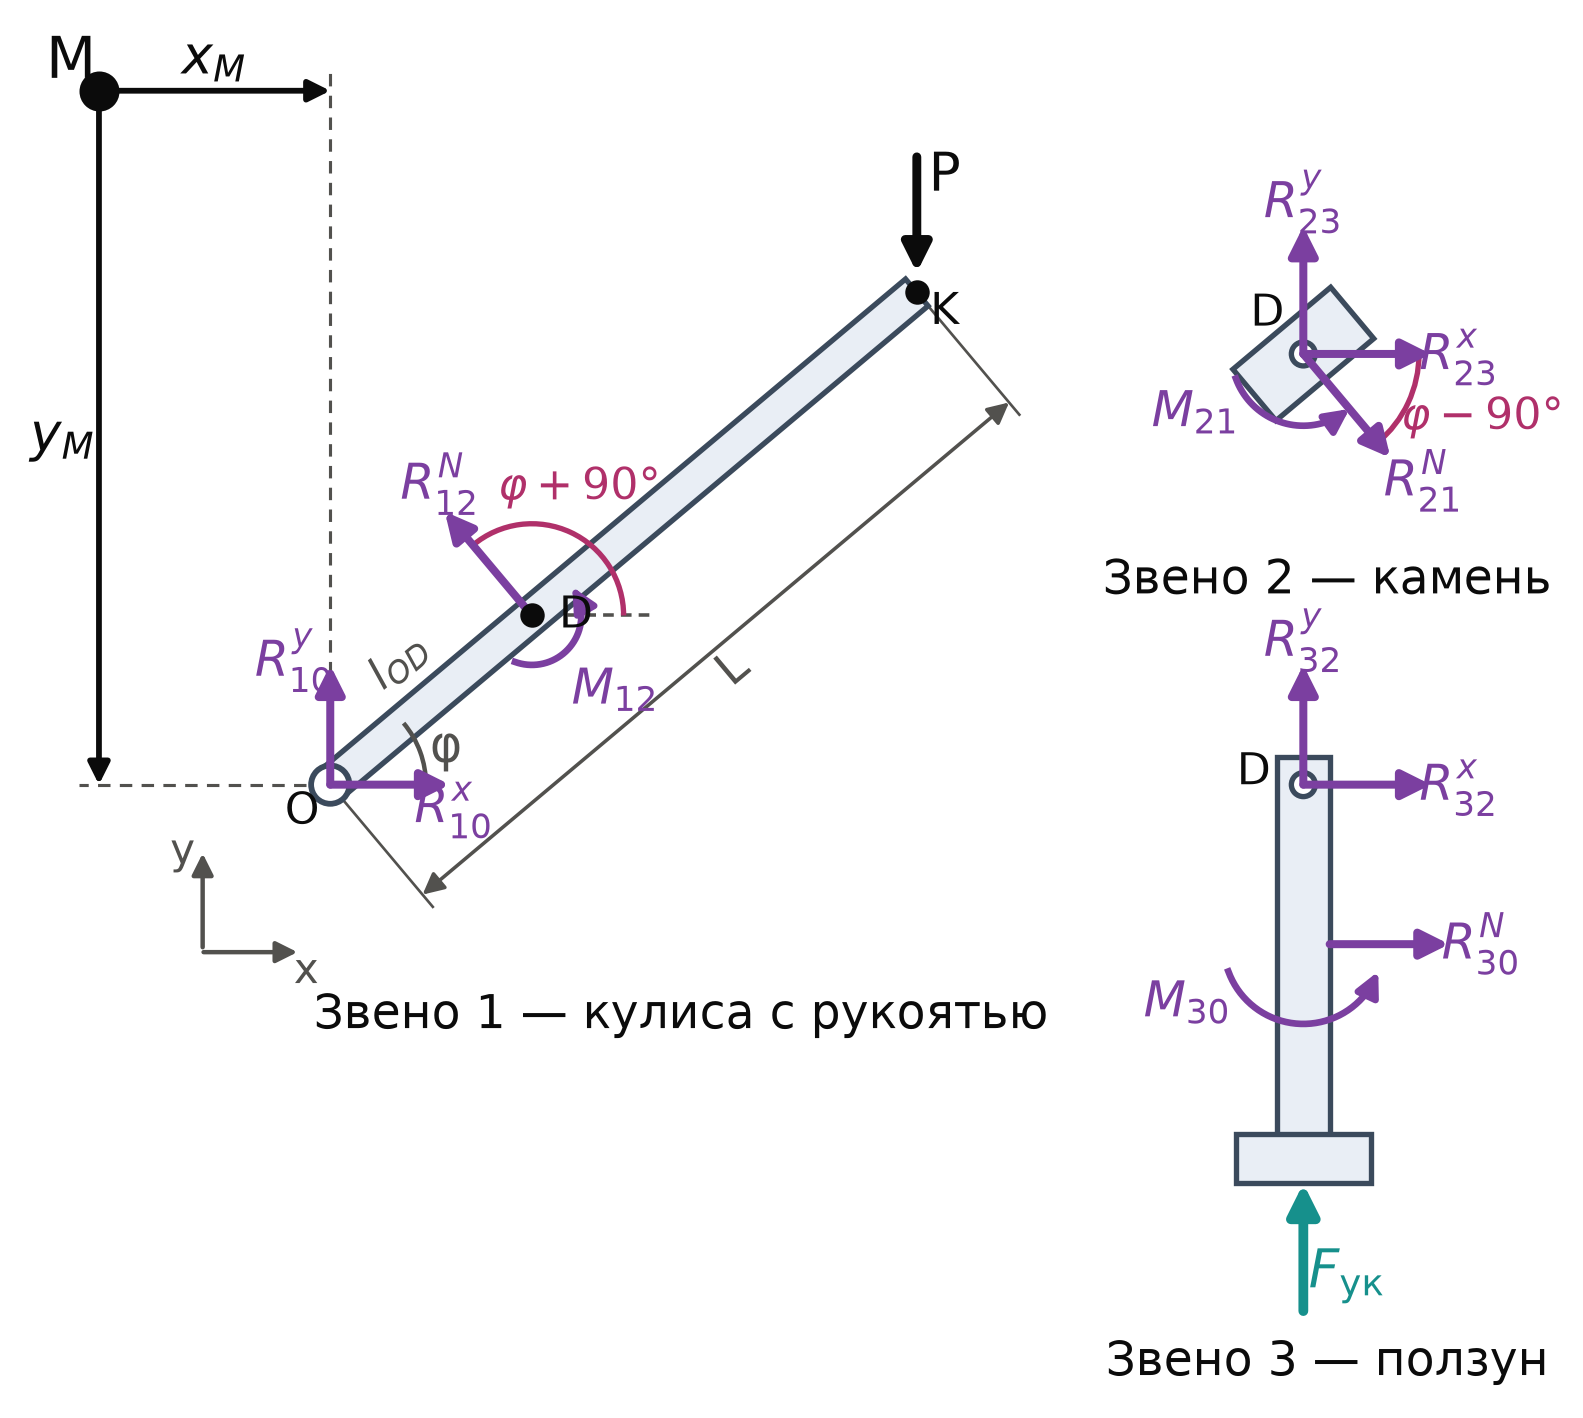

This figure's Python source:
# -*- coding: utf-8 -*-
"""Рис. 7 — расчётные схемы звеньев (силы и реакции), схема без масштаба; камень — обойма снаружи кулисы."""
import os
import numpy as np, matplotlib
matplotlib.use("Agg")
import matplotlib.pyplot as plt
from matplotlib.patches import FancyArrowPatch, Rectangle, Circle, Arc, Polygon
from matplotlib.transforms import Affine2D
from math import radians, cos, sin

plt.rcParams.update({"font.family": "DejaVu Sans", "mathtext.fontset": "dejavusans", "font.size": 10})
INK, INK2 = "#0b0b0b", "#52514e"
REACT, ACT, CRIMP = "#7b3fa0", "#0b0b0b", "#16908c"
BODY, BODY_E = "#e9eef5", "#3b4a5c"

fig, ax = plt.subplots(figsize=(8.4, 5.6), dpi=320)
ax.set_aspect("equal"); ax.axis("off")

def arrow(p0, p1, color, lw=1.8, ms=13, z=6):
    ax.add_patch(FancyArrowPatch(p0, p1, arrowstyle="-|>", mutation_scale=ms, color=color, lw=lw, zorder=z,
                                 shrinkA=0, shrinkB=0))
def label(xy, s, color, ha="center", va="center", fs=11):
    ax.text(xy[0], xy[1], s, color=color, ha=ha, va=va, fontsize=fs, zorder=9)
def moment(c, r, a0, a1, color, txt, txy, ccw=True):
    """дуговая стрелка момента"""
    th = np.radians(np.linspace(a0, a1, 40))
    xs, ys = c[0] + r*np.cos(th), c[1] + r*np.sin(th)
    ax.plot(xs[:-3], ys[:-3], color=color, lw=1.5, zorder=6)
    arrow((xs[-4], ys[-4]), (xs[-1], ys[-1]), color, lw=1.5, ms=11)
    label(txy, txt, color)

phi = radians(40.0)
u = np.array([cos(phi), sin(phi)]); n = np.array([-sin(phi), cos(phi)])

# ---------------- Звено 1: кулиса с рукоятью
O = np.array([0.0, 0.0]); lOD, LK = 3.3, 9.6
D1 = O + lOD*u; K = O + LK*u
w = 0.22
bar = Polygon([O + w*n, K + w*n, K - w*n, O - w*n], closed=True, fc=BODY, ec=BODY_E, lw=1.2, zorder=3)
ax.add_patch(bar)
# паз
s0, s1 = O + 2.3*u, O + 4.6*u

ax.add_patch(Circle(O, 0.24, fc="white", ec=BODY_E, lw=1.3, zorder=5))
ax.plot(*D1, "o", ms=4.5, color=INK, zorder=7); label(D1 + 0.42*u - 0.36*n, "D", INK, fs=10)
label(O + np.array([-0.35, -0.35]), "O", INK, fs=10)
ax.plot(*K, "o", ms=4.5, color=INK, zorder=7); label(K + np.array([0.35, -0.25]), "K", INK, fs=10)
# оси
ax.annotate("", xy=(-1.6, -0.75), xytext=(-1.6, -2.15), arrowprops=dict(arrowstyle="-|>", color=INK2, lw=1.0))
ax.annotate("", xy=(-0.3, -2.1), xytext=(-1.7, -2.1), arrowprops=dict(arrowstyle="-|>", color=INK2, lw=1.0))
label((-1.85, -0.85), "y", INK2, fs=9.5); label((-0.3, -2.35), "x", INK2, fs=9.5)
# угол φ
ax.add_patch(Arc(O, 2.4, 2.4, theta1=0, theta2=40, color=INK2, lw=1.0, zorder=4))
label((1.45, 0.45), "φ", INK2, fs=11)
# реакции в O
arrow(O, O + np.array([1.5, 0]) - np.array([0, 0.0]), REACT)
label(O + np.array([1.55, -0.33]), r"$R_{10}^{x}$", REACT)
arrow(O, O + np.array([0, 1.5]), REACT)
label(O + np.array([-0.45, 1.55]), r"$R_{10}^{y}$", REACT)
# реакция камня на кулису
arrow(D1, D1 + 1.7*n, REACT)
label(D1 + 1.95*n + np.array([0.1, 0.15]), r"$R_{12}^{N}$", REACT)
moment(D1, 0.62, 250, 395, REACT, r"$M_{12}$", D1 + np.array([1.05, -0.95]))
# угол направления R12N от горизонтали: φ + 90° (как на листике)
ax.plot([D1[0], D1[0] + 1.5], [D1[1], D1[1]], color=INK2, lw=0.8, ls=(0, (3, 2)), zorder=2)
ax.add_patch(Arc(D1, 2.3, 2.3, theta1=0, theta2=130, color="#b0306a", lw=1.2, zorder=5))
label(D1 + np.array([0.6, 1.6]), r"$\varphi + 90°$", "#b0306a", fs=10)
# сила руки
arrow(K + np.array([0, 1.7]), K + np.array([0, 0.25]), ACT, lw=2.0)
label(K + np.array([0.35, 1.45]), "P", ACT, fs=12)
# размеры вдоль кулисы
off = -1.8*n
pa, pb = O + off, K + off
ax.annotate("", xy=pb, xytext=pa, arrowprops=dict(arrowstyle="<|-|>", color=INK2, lw=0.8, shrinkA=0, shrinkB=0))
for p_ in (O, K):
    ax.plot([p_[0] - 0.25*n[0], p_[0] + off[0] - 0.2*n[0]], [p_[1] - 0.25*n[1], p_[1] + off[1] - 0.2*n[1]], color=INK2, lw=0.6)
mid = (pa + pb)/2 - 0.35*n
ax.text(mid[0], mid[1], "L", color=INK2, fontsize=10.5, rotation=40, ha="center", va="center")
mid2 = O + 0.5*lOD*u + 0.62*n
ax.text(mid2[0], mid2[1], r"$l_{OD}$", color=INK2, fontsize=10, rotation=40, ha="center", va="center")
label((4.4, -2.9), "Звено 1 — кулиса с рукоятью", INK, fs=10.5)

# ---------------- точка приведения моментов M
Mp = np.array([-2.9, 8.7])
ax.plot(*Mp, "o", ms=8, color=INK, zorder=9)
label(Mp + np.array([-0.35, 0.35]), "M", INK, fs=13)
# выносные линии от O
ax.plot([0, 0], [0.3, Mp[1] + 0.25], color=INK2, lw=0.7, ls=(0, (4, 3)), zorder=1)
ax.plot([-0.3, Mp[0] - 0.25], [0, 0], color=INK2, lw=0.7, ls=(0, (4, 3)), zorder=1)
# оси от M: вправо (x_M) и вниз (y_M)
ax.annotate("", xy=(0, Mp[1]), xytext=tuple(Mp), arrowprops=dict(arrowstyle="-|>", color=INK, lw=1.3, shrinkA=4, shrinkB=0))
ax.annotate("", xy=(Mp[0], 0), xytext=tuple(Mp), arrowprops=dict(arrowstyle="-|>", color=INK, lw=1.3, shrinkA=4, shrinkB=0))
label(((Mp[0] + 0) / 2, Mp[1] + 0.38), r"$x_{M}$", INK, fs=12)
label((Mp[0] - 0.45, Mp[1] / 2), r"$y_{M}$", INK, fs=12)


# ---------------- Звено 2: камень
D2 = np.array([12.2, 5.4])
rect = Rectangle((-0.8, -0.42), 1.6, 0.84, fc=BODY, ec=BODY_E, lw=1.2, zorder=3)                          # камень-обойма
rect.set_transform(Affine2D().rotate(phi).translate(*D2) + ax.transData); ax.add_patch(rect)
ax.add_patch(Circle(D2, 0.15, fc="white", ec=BODY_E, lw=1.2, zorder=5)); label(D2 + np.array([-0.45, 0.5]), "D", INK, fs=10)
arrow(D2, D2 - 1.7*n, REACT)
label(D2 - 1.95*n + np.array([0.25, -0.1]), r"$R_{21}^{N}$", REACT)
arrow(D2, D2 + np.array([1.6, 0]), REACT); label(D2 + np.array([1.95, -0.05]), r"$R_{23}^{x}$", REACT)
arrow(D2, D2 + np.array([0, 1.6]), REACT); label(D2 + np.array([0.0, 1.9]), r"$R_{23}^{y}$", REACT)
moment(D2, 0.9, 200, 310, REACT, r"$M_{21}$", D2 + np.array([-1.35, -0.75]))
# угол направления R21N от горизонтали: φ − 90°
ax.add_patch(Arc(D2, 2.9, 2.9, theta1=-50, theta2=0, color="#b0306a", lw=1.2, zorder=5))
label(D2 + np.array([2.25, -0.8]), r"$\varphi - 90°$", "#b0306a", fs=10)
label((D2[0] + 0.3, 2.55), "Звено 2 — камень", INK, fs=10.5)

# ---------------- Звено 3: ползун
D3 = np.array([12.2, 0.0])
ax.add_patch(Rectangle((D3[0] - 0.33, -4.4), 0.66, 4.75, fc=BODY, ec=BODY_E, lw=1.2, zorder=3))       # шток
ax.add_patch(Rectangle((D3[0] - 0.85, -5.0), 1.7, 0.62, fc=BODY, ec=BODY_E, lw=1.2, zorder=3))        # головка
ax.add_patch(Circle(D3, 0.15, fc="white", ec=BODY_E, lw=1.2, zorder=5)); label(D3 + np.array([-0.62, 0.15]), "D", INK, fs=10)
arrow(D3, D3 + np.array([1.6, 0]), REACT); label(D3 + np.array([1.95, -0.05]), r"$R_{32}^{x}$", REACT)
arrow(D3, D3 + np.array([0, 1.5]), REACT); label(D3 + np.array([0.0, 1.8]), r"$R_{32}^{y}$", REACT)
G = np.array([D3[0] + 0.33, -2.0])
arrow(G, G + np.array([1.5, 0]), REACT); label(G + np.array([1.9, 0.0]), r"$R_{30}^{N}$", REACT)
moment(np.array([D3[0], -2.0]), 1.0, 200, 340, REACT, r"$M_{30}$", np.array([D3[0] - 1.45, -2.75]))
arrow(np.array([D3[0], -6.6]), np.array([D3[0], -5.0]), CRIMP, lw=2.2, ms=14)
label(np.array([D3[0] + 0.55, -6.15]), r"$F_{\mathrm{ук}}$", CRIMP, fs=12)
label((D3[0] + 0.3, -7.25), "Звено 3 — ползун", INK, fs=10.5)

ax.set_xlim(-3.9, 15.4); ax.set_ylim(-7.7, 9.6)
fig.savefig(os.path.join(os.path.dirname(os.path.abspath(__file__)), "fig7_fbd_v13.png"), facecolor="white", bbox_inches="tight", pad_inches=0.06)
print("ok")
